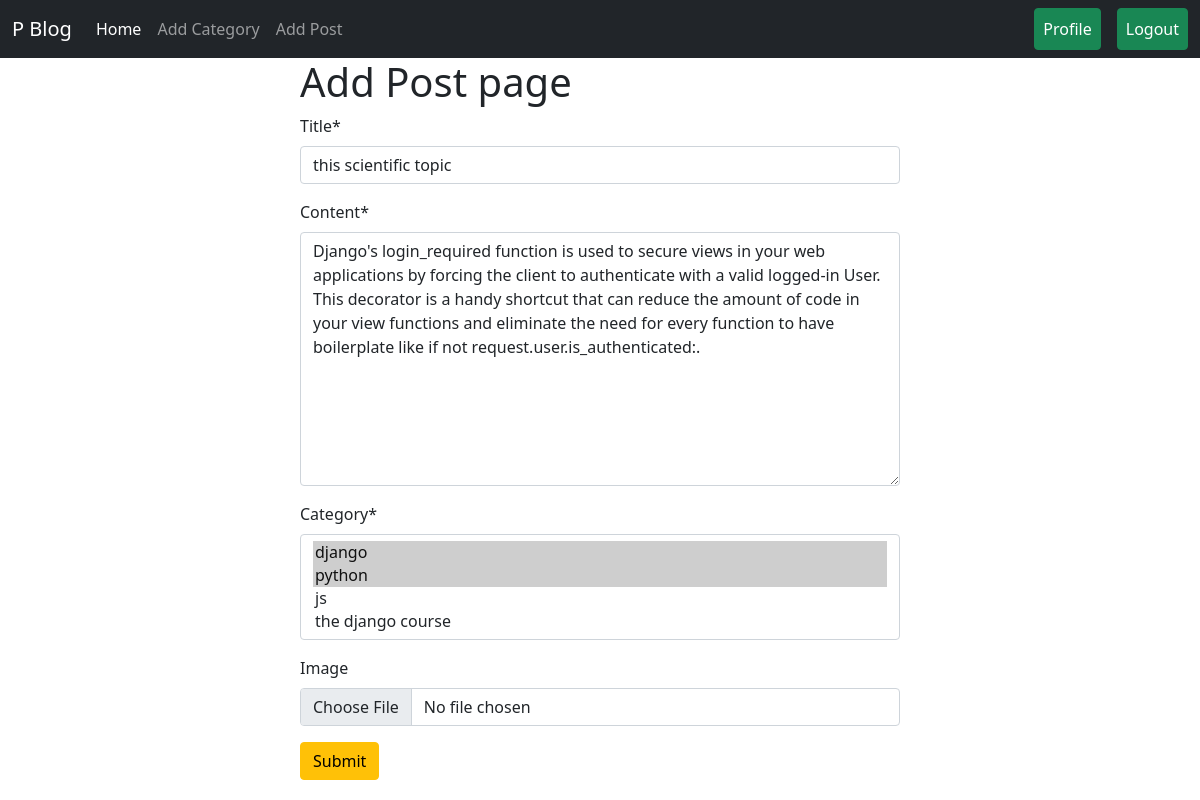
Page /post/edit/1 (signed in) on the committed database.
### posts/models.py (models this page shows, shortened)
class Post(models.Model):
    title = models.CharField(max_length=50)
    content = models.TextField()
    category = models.ManyToManyField(Category)
    author = models.ForeignKey(User, on_delete=models.CASCADE)
    image=  models.ImageField( upload_to="uploads/", blank=True, null=True )

### posts/views.py (the view)
# urls.py: path('edit/<int:id>', views.EditPostView.as_view(), name='edit_post'),
@method_decorator(login_required, name="dispatch")
class EditPostView(UpdateView):
    model=models.Post
    form_class=forms.PostForm
    template_name='add_post.html'
    pk_url_kwarg='id'
    success_url=reverse_lazy('profile')

### posts/forms.py
class PostForm(forms.ModelForm):
        class Meta:
                model = Post
                exclude=['author']

### categories/models.py (called while the page is built)
    def __str__(self):
        return self.name

### posts/templates/add_post.html
{% extends 'base.html' %} {% load crispy_forms_tags %} {% block content %}
<form style="width: 50%; margin: auto" method="post">
  <h1>Add Post page</h1>
  {% csrf_token %} {{form | crispy}}
  <button class="btn btn-warning">Submit</button>
</form>
{% endblock %}

### rows in the picture
Post: title "this scientific topic", content "Django's login_required function is used to secure views in your web applications by forcing the client to authenticate with a valid logged-in User. This decorator is a handy shortcut that can reduce the amount of code in your view functions and eliminate the need for every function to have boilerplate like if not request.user.is_authenticated:."
